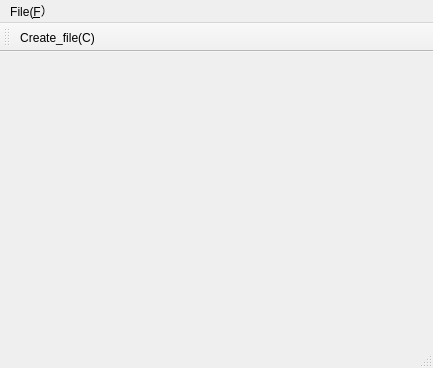
<?xml version="1.0" encoding="UTF-8"?>
<ui version="4.0">
 <class>MainWindow</class>
 <widget class="QMainWindow" name="MainWindow">
  <property name="geometry">
   <rect>
    <x>0</x>
    <y>0</y>
    <width>433</width>
    <height>368</height>
   </rect>
  </property>
  <property name="windowTitle">
   <string>MainWindow</string>
  </property>
  <widget class="QWidget" name="centralWidget"/>
  <widget class="QMenuBar" name="menuBar">
   <property name="geometry">
    <rect>
     <x>0</x>
     <y>0</y>
     <width>433</width>
     <height>26</height>
    </rect>
   </property>
   <widget class="QMenu" name="menuFile_F">
    <property name="title">
     <string>File(&amp;F）</string>
    </property>
    <addaction name="action_New"/>
   </widget>
   <addaction name="menuFile_F"/>
  </widget>
  <widget class="QToolBar" name="mainToolBar">
   <attribute name="toolBarArea">
    <enum>TopToolBarArea</enum>
   </attribute>
   <attribute name="toolBarBreak">
    <bool>false</bool>
   </attribute>
   <addaction name="action_New"/>
  </widget>
  <widget class="QStatusBar" name="statusBar"/>
  <action name="action_New">
   <property name="icon">
    <iconset resource="myimage.qrc">
     <normaloff>:/myImage/images/new.png</normaloff>:/myImage/images/new.png</iconset>
   </property>
   <property name="text">
    <string>Create_file(&amp;C)</string>
   </property>
   <property name="shortcut">
    <string>Ctrl+N</string>
   </property>
  </action>
 </widget>
 <layoutdefault spacing="6" margin="11"/>
 <resources>
  <include location="myimage.qrc"/>
 </resources>
 <connections/>
</ui>
